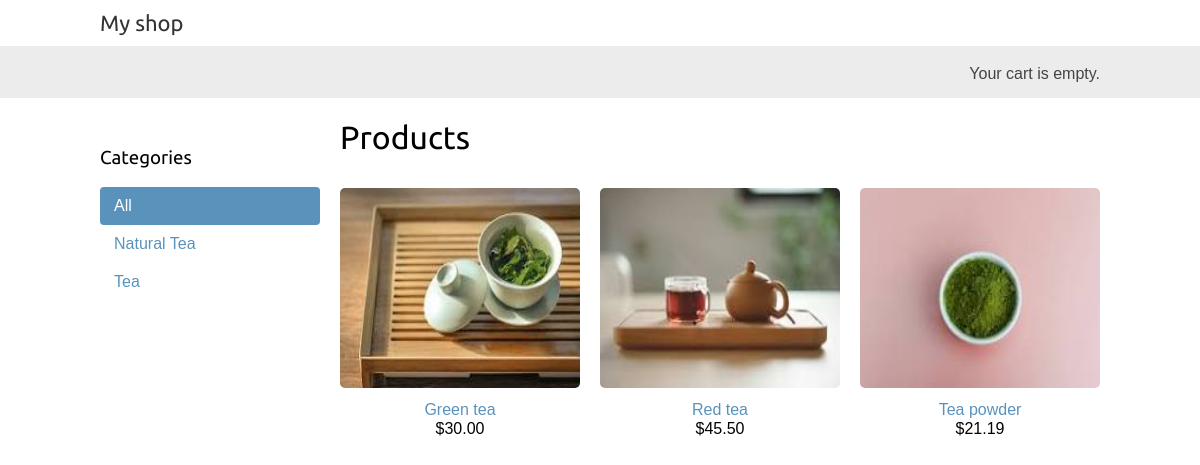
The page / on the database its author committed.
### shop/models.py (models this page shows, shortened)
class Category(models.Model):
    name = models.CharField(max_length=200)
    slug = models.SlugField(max_length=200, unique=True)
    def get_absolute_url(self):
        return reverse('shop:product_list_by_category', args=[self.slug])
    class Meta:
        ordering = ['name']
        indexes = [
            models.Index(fields=['name']),
        ]
        verbose_name = 'category'
        verbose_name_plural = 'categories'

class Product(models.Model):
    category = models.ForeignKey(
        Category, on_delete=models.CASCADE, related_name='products')
    name = models.CharField(max_length=200)
    slug = models.SlugField(max_length=200)
    image = models.ImageField(upload_to='products/%Y/%m/%d', blank=True)
    description = models.TextField(blank=True)
    price = models.DecimalField(max_digits=10, decimal_places=2)
    available = models.BooleanField(default=True)
    created = models.DateTimeField(auto_now_add=True)
    updated = models.DateTimeField(auto_now=True)
    class Meta:
        ordering = ['name']
        indexes = [
            models.Index(fields=['id', 'slug']),
            models.Index(fields=['name']),
            models.Index(fields=['-created']),
        ]
    def get_absolute_url(self):
        return reverse('shop:product_detail', args=[self.id, self.slug])

### shop/views.py (the view)
# urls.py: path('', views.product_list, name='product_list'),
def product_list(request, category_slug=None):
    category = None
    categories = Category.objects.all()
    products = Product.objects.filter(available=True)
    if category_slug:
        category = get_object_or_404(Category, slug=category_slug)
        products = products.filter(category=category)
    return render(request, 'shop/product/list.html', {
        'category': category,
        'categories': categories,
        'products': products
    })

### cart/cart.py (called while the page is built)
    def __len__(self):
        return sum(item['quantity'] for item in self.cart.values())

### cart/context_processors.py (called while the page is built)
def cart(request):
    return {'cart': Cart(request)}

### shop/templates/shop/product/list.html (shortened to what this page needs)
{% extends "shop/base.html" %}
{% load static %}
{% block content %}
    <div id="sidebar">
        <h3>Categories</h3>
        <ul>
            <li {% if not category %}class="selected" {% endif %}><a href="{% url 'shop:product_list' %}">All</a></li>
            {% for c in categories %}
                <li {% if category.slug == c.slug %} class="selected" {% endif %}> <a href="{{ c.get_absolute_url }}">{{c.name}}</a> </li>
            {% endfor %}
        </ul>
    </div>
    <div id="main" class="product-list">
        <h1>{% if category %}
          {{ category.name }}
          {% else %}
          Products
        {% endif %}</h1>
        {% for product in products %}
          <div class="item">
            <a href="{{product.get_absolute_url}}">
                <img class="product-images product-list-images" src=" {% if product.image %} {{product.image.url}} {% else %} {% static 'img/no_image.png' %} {% endif %}">
            </a>
            <a href="{{product.get_absolute_url}}">{{product.name}}</a>
            <br>
            ${{product.price}}
          </div>
        {% endfor %}
    </div>
{% endblock content %}

### shop/templates/shop/base.html (shortened to what this page needs)
{% load static %}
<!DOCTYPE html>
<html>
  <head>
    <link href="{% static 'css/base.css' %}" rel="stylesheet">
  </head>
  <body>
    <div id="header">
      <a href="/" class="logo">My shop</a>
    </div>
    <div id="subheader">
      <div class="cart">
        {% with total_items=cart|length  %}
          {% if total_items > 0 %}
            Your cart:
            <a href="{% url 'cart:cart_detail' %}">
              {{total_items}} item {{ total_items|pluralize}},
              ${{cart.get_total_price}}
            </a>
            {% elif not order %}
            Your cart is empty.
          {% endif %}
        {% endwith %}
      </div>
    </div>
    <div id="content">{% block content %} {% endblock %}</div>
  </body>
</html>

### shop/static/css/base.css (style rules this page uses)
body { margin: 0; padding: 0; font-family: helvetica, sans-serif; }
h1, h2, h3, h4, h5, h6 { font-family: "Ubuntu", sans-serif; font-weight: normal; }
a { text-decoration: none; color: #5993bb; }
#header { padding: 10px 100px; font-size: 18px; overflow: auto; }
#subheader { background: #ececec; color: #444; padding: 15px 100px; overflow: auto; }
#header .logo { font-family: "Ubuntu", sans-serif; float: left; color: #333; font-size: 22px; margin-right: 10%; }
#subheader .cart { float: right; padding-top: 4px; }
#content { padding: 0 100px; overflow: hidden; }
#sidebar { width: 220px; padding: 30px 20px 0 0; float: left; }
#sidebar ul { margin: 0; padding: 0; }
#sidebar ul li { margin: 0; list-style: none; padding: 10px 14px; }
#sidebar ul li a { display: block; }
#sidebar ul li.selected { background: #5993bb; border-radius: 4px; }
#sidebar ul li.selected a { color: #fff; }
#main { float: left; width: 96%; margin-right: -220px; overflow: hidden; }
.product-list .item { width: 25%; padding: 10px 20px 10px 0; float: left; text-align: center; line-height: 1.2; }
.product-list .item img { width: 100%; margin-bottom: 8px; }
.product-images { border-radius: 5px; }
.product-list-images { height: 200px; }

### rows shown on the page
Category: name "Natural Tea"
Category: name "Tea"
Product: image (picture), name "Green tea", price "30.00"
Product: image (picture), name "Red tea", price "45.50"
Product: image (picture), name "Tea powder", price "21.19"
